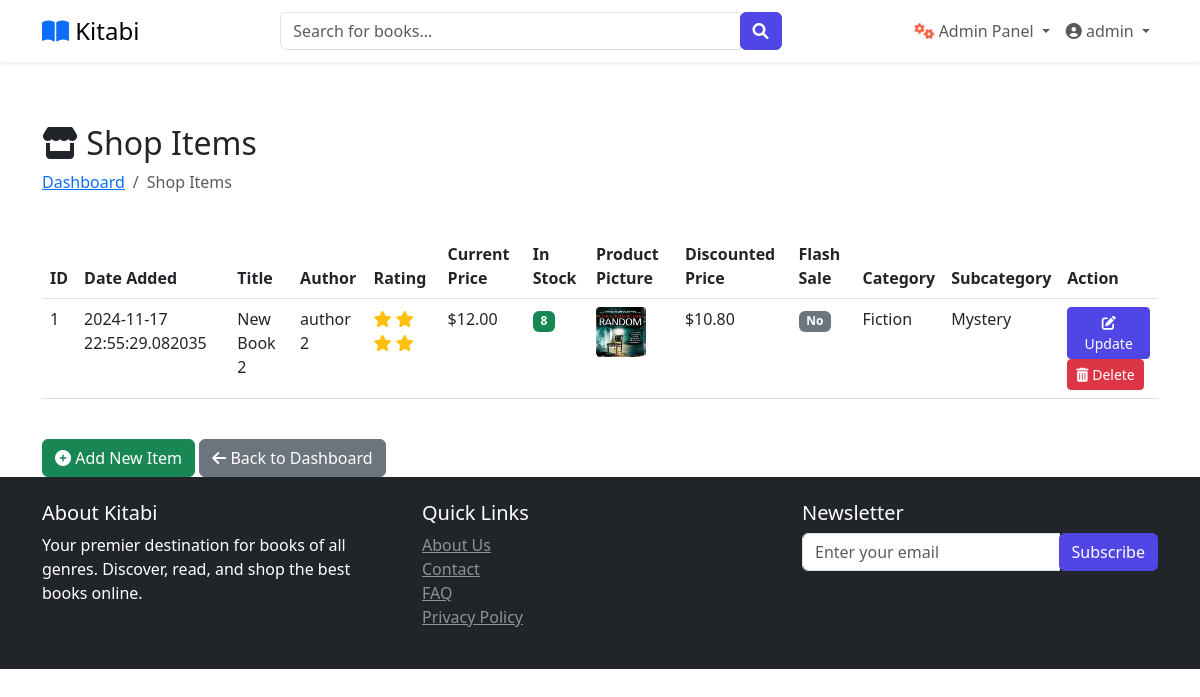
The page /shop-items (signed in) on the database its author committed.
### website/models.py (models this page shows, shortened)
class Customer(db.Model, UserMixin):
    id = db.Column(db.Integer, primary_key=True)
    full_name = db.Column(db.String(100), nullable=False)
    email = db.Column(db.String(100), unique=True, nullable=False)
    username = db.Column(db.String(100), unique=True, nullable=False)
    password_hash = db.Column(db.String(200), nullable=False)
    date_joined = db.Column(db.DateTime(), default=datetime.utcnow)
    is_admin_val = db.Column(db.Boolean, default=False)
    last_login = db.Column(db.DateTime)
    status = db.Column(db.String(20), default='active')
    cart_items = db.relationship('Cart', back_populates='customer', lazy=True)
    orders = db.relationship('Order', back_populates='customer', lazy=True)
    activity_logs = db.relationship('ActivityLog', back_populates='user', lazy=True)
    roles = db.relationship(
        'Role',
        secondary=user_roles,
        back_populates='users',
        lazy='dynamic'
    )
    @property
    def password(self):
        raise AttributeError('Password is not a readable Attribute')
    @property
    def is_admin(self):
        return self.is_admin_val or any(
            role.name in ['Super Admin', 'Product Manager', 'Order Manager']
            for role in self.roles
        )
    def has_permission(self, permission):
        if not self.roles:
            return False
        for role in self.roles:
            permissions = role.permissions or []
            if permission in permissions:
                return True
        return False

class Product(db.Model):
    id = db.Column(db.Integer, primary_key=True)
    product_name = db.Column(db.String(100), nullable=False)
    author = db.Column(db.String(100), nullable=False)
    rating = db.Column(db.Float, nullable=False)
    current_price = db.Column(db.Float, nullable=False)
    in_stock = db.Column(db.Integer, nullable=False)
    low_stock_threshold = db.Column(db.Integer, default=10)
    warehouse_location = db.Column(db.String(100), nullable=False, default='Main Warehouse')
    promotion_percentage = db.Column(db.Integer, default=0)
    discounted_price = db.Column(db.Float, nullable=True)
    product_picture = db.Column(db.String(1000), nullable=False)
    flash_sale = db.Column(db.Boolean, default=False)
    date_added = db.Column(db.DateTime, default=datetime.utcnow)
    category_id = db.Column(db.Integer, db.ForeignKey('category.id'), nullable=False)
    subcategory_id = db.Column(db.Integer, db.ForeignKey('sub_category.id'), nullable=False)
    last_stock_update = db.Column(db.DateTime, default=datetime.utcnow)
    carts = db.relationship('Cart', back_populates='product', lazy=True)
    orders = db.relationship('Order', back_populates='product', lazy=True)
    stock_history = db.relationship('StockHistory', back_populates='product', lazy=True)
    category = db.relationship('Category', back_populates='products')
    subcategory = db.relationship('SubCategory', back_populates='products')

class Category(db.Model):
    id = db.Column(db.Integer, primary_key=True)
    name = db.Column(db.String(100), nullable=False, unique=True)
    products = db.relationship('Product', back_populates='category', lazy=True)
    subcategories = db.relationship('SubCategory', back_populates='category', lazy=True)

class SubCategory(db.Model):
    id = db.Column(db.Integer, primary_key=True)
    name = db.Column(db.String(100), nullable=False, unique=True)
    category_id = db.Column(db.Integer, db.ForeignKey('category.id'), nullable=False)
    products = db.relationship('Product', back_populates='subcategory', lazy=True)
    category = db.relationship('Category', back_populates='subcategories')

### website/admin.py (the view)
@admin.route('/shop-items', methods=['GET', 'POST'])
@login_required
@admin_required
@check_permission('manage_products')
def shop_items():
    items = Product.query.order_by(Product.date_added).all()
    low_stock_items = [item for item in items if item.in_stock < 10]
    return render_template('shop_items.html', items=items, low_stock_items=low_stock_items)

### website/templates/shop_items.html (shortened to what this page needs)
{% extends 'base.html' %}
{% block body %}
<div class="container mt-5">
    <div class="row mb-4">
        <div class="col">
            <h2><i class="fas fa-store"></i> Shop Items</h2>
            <nav aria-label="breadcrumb">
                <ol class="breadcrumb">
                    <li class="breadcrumb-item"><a href="{{ url_for('admin.admin_page') }}">Dashboard</a></li>
                    <li class="breadcrumb-item active">Shop Items</li>
                </ol>
            </nav>
        </div>
    </div>
    {% if items | length < 1 %}
    <div class="alert alert-info">
        <h4 class="alert-heading">No Shop Items Available</h4>
        <p>Please add items to the shop to view them here.</p>
        <a href="{{ url_for('admin.add_shop_items') }}" class="btn btn-primary">
            <i class="fas fa-plus-circle"></i> Add Item
        </a>
    </div>
    {% else %}
    <div class="table-responsive">
        <table class="table table-hover">
            <thead class="thead-light">
                <tr>
                    <th scope="col">ID</th>
                    <th scope="col">Date Added</th>
                    <th scope="col">Title</th>
                    <th scope="col">Author</th>
                    <th scope="col">Rating</th>
                    <th scope="col">Current Price</th>
                    <th scope="col">In Stock</th>
                    <th scope="col">Product Picture</th>
                    <th scope="col">Discounted Price</th>
                    <th scope="col">Flash Sale</th>
                    <th scope="col">Category</th>
                    <th scope="col">Subcategory</th>
                    <th scope="col">Action</th>
                </tr>
            </thead>
            <tbody>
                {% for item in items %}
                <tr>
                    <td>{{ item.id }}</td>
                    <td>{{ item.date_added }}</td>
                    <td>{{ item.product_name }}</td>
                    <td>{{ item.author }}</td>
                    <td>
                        <div class="text-warning">
                            {% for i in range(item.rating|int) %}
                            <i class="fas fa-star"></i>
                            {% endfor %}
                        </div>
                    </td>
                    <td>${{ "{:,.2f}".format(item.current_price) }}</td>
                    <td>
                        {% if item.in_stock > 0 %}
                        <span class="badge bg-success">{{ item.in_stock }}</span>
                        {% else %}
                        <span class="badge bg-danger">Out of Stock</span>
                        {% endif %}
                    </td>
                    <td>
                        <img src="{{ item.product_picture }}" alt="{{ item.product_name }}" style="height: 50px; width: 50px; border-radius: 4px;">
                    </td>
                    <td>${{ "{:,.2f}".format(item.discounted_price) }}</td>
                    <td>
                        {% if item.flash_sale %}
                        <span class="badge bg-warning">Yes</span>
                        {% else %}
                        <span class="badge bg-secondary">No</span>
                        {% endif %}
                    </td>
                    <td>{{ item.category.name }}</td>
                    <td>{{ item.subcategory.name }}</td>
                    <td>
                        <a href="{{ url_for('admin.update_item', item_id=item.id) }}" class="btn btn-sm btn-primary">
                            <i class="fas fa-edit"></i> Update
                        </a>
                        <a href="{{ url_for('admin.delete_item', item_id=item.id) }}" class="btn btn-sm btn-danger">
                            <i class="fas fa-trash-alt"></i> Delete
                        </a>
                    </td>
                </tr>
                {% endfor %}
            </tbody>
        </table>
    </div>
    {% endif %}
    <div class="row mt-4">
        <div class="col">
            <a href="{{ url_for('admin.add_shop_items') }}" class="btn btn-success">
                <i class="fas fa-plus-circle"></i> Add New Item
            </a>
            <a href="{{ url_for('admin.admin_page') }}" class="btn btn-secondary">
                <i class="fas fa-arrow-left"></i> Back to Dashboard
            </a>
        </div>
    </div>
</div>
{% endblock %}

### website/templates/base.html (shortened to what this page needs)
<!DOCTYPE html>
<html lang="en">
<head>
    <link rel="stylesheet" href="{{ url_for('static', filename='css/bootstrap.min.css') }}">
    <link rel="stylesheet" href="{{ url_for('static', filename='css/owl.carousel.min.css') }}">
    <link rel="stylesheet" href="{{ url_for('static', filename='css/style.css') }}">
    <link rel="stylesheet" href="https://cdnjs.cloudflare.com/ajax/libs/font-awesome/6.0.0/css/all.min.css">
</head>
<body>
    <nav class="navbar navbar-expand-lg navbar-light bg-white fixed-top shadow-sm">
        <div class="container">
            <a class="navbar-brand" href="/">
                <i class="fas fa-book-open text-primary"></i>
                <span class="font-weight-bold ml-2">Kitabi</span>
            </a>
            <div class="collapse navbar-collapse" id="navbarNav">
                <form class="form-inline mx-auto w-50">
                    <div class="input-group w-100">
                        <input type="text" class="form-control" placeholder="Search for books...">
                        <div class="input-group-append">
                            <button class="btn btn-primary" type="submit">
                                <i class="fas fa-search"></i>
                            </button>
                        </div>
                    </div>
                </form>
                <ul class="navbar-nav ml-auto">
                    {% if current_user.is_authenticated %}
                    {% if current_user.is_admin or current_user.is_superadmin %}
                        <li class="nav-item dropdown">
                            <a class="nav-link dropdown-toggle" href="#" id="adminDropdown" role="button"
                               data-toggle="dropdown" aria-expanded="false">
                                <i class="fas fa-cogs" style="color: #ff6347;"></i> Admin Panel
                            </a>
                        </li>
                    {% endif %}
                        <li class="nav-item dropdown">
                            <a class="nav-link dropdown-toggle" href="#" id="userDropdown" role="button"
                               data-toggle="dropdown" aria-expanded="false">
                                <i class="fas fa-user-circle"></i> {{ current_user.username }}
                            </a>
                        </li>
                    {% else %}
                        <li class="nav-item">
                            <a class="nav-link" href="{{ url_for('auth.login') }}">
                                <i class="fas fa-sign-in-alt"></i> Log In
                            </a>
                        </li>
                    {% endif %}
                </ul>
            </div>
        </div>
    </nav>
    {% block body %}
    {% endblock %}
    <footer class="bg-dark text-white py-4">
        <div class="container">
            <div class="row">
                <div class="col-md-4">
                    <h5>About Kitabi</h5>
                    <p>Your premier destination for books of all genres. Discover, read, and shop the best books online.</p>
                </div>
                <div class="col-md-4">
                    <h5>Quick Links</h5>
                    <ul class="list-unstyled">
                        <li><a href="#" class="text-white-50">About Us</a></li>
                        <li><a href="#" class="text-white-50">Contact</a></li>
                        <li><a href="#" class="text-white-50">FAQ</a></li>
                        <li><a href="#" class="text-white-50">Privacy Policy</a></li>
                    </ul>
                </div>
                <div class="col-md-4">
                    <h5>Newsletter</h5>
                    <form>
                        <div class="input-group">
                            <input type="email" class="form-control" placeholder="Enter your email">
                            <div class="input-group-append">
                                <button class="btn btn-primary" type="submit">Subscribe</button>
                            </div>
                        </div>
                    </form>
                </div>
            </div>
        </div>
    </footer>
</body>
</html>

### website/static/css/style.css (style rules this page uses)
:root { --primary-color: #4f46e5; --secondary-color: #818cf8; --dark-color: #1f2937; --light-color: #f3f4f6; }
body { font-family: 'Segoe UI', Tahoma, Geneva, Verdana, sans-serif; padding-top: 76px; margin: 0; }
.navbar-brand { font-size: 1.5rem; }
.btn-primary { background-color: var(--primary-color); border-color: var(--primary-color); }

### rows shown on the page
Customer: username "admin"
Product: id "1", date_added "2024-11-17 22:55:29.082035", product_name "New Book 2", author "author 2", rating 4 (drawn), current_price "12.00", in_stock "8", product_picture (picture), discounted_price "10.80", flash_sale "No", category.name "Fiction", subcategory.name "Mystery"
